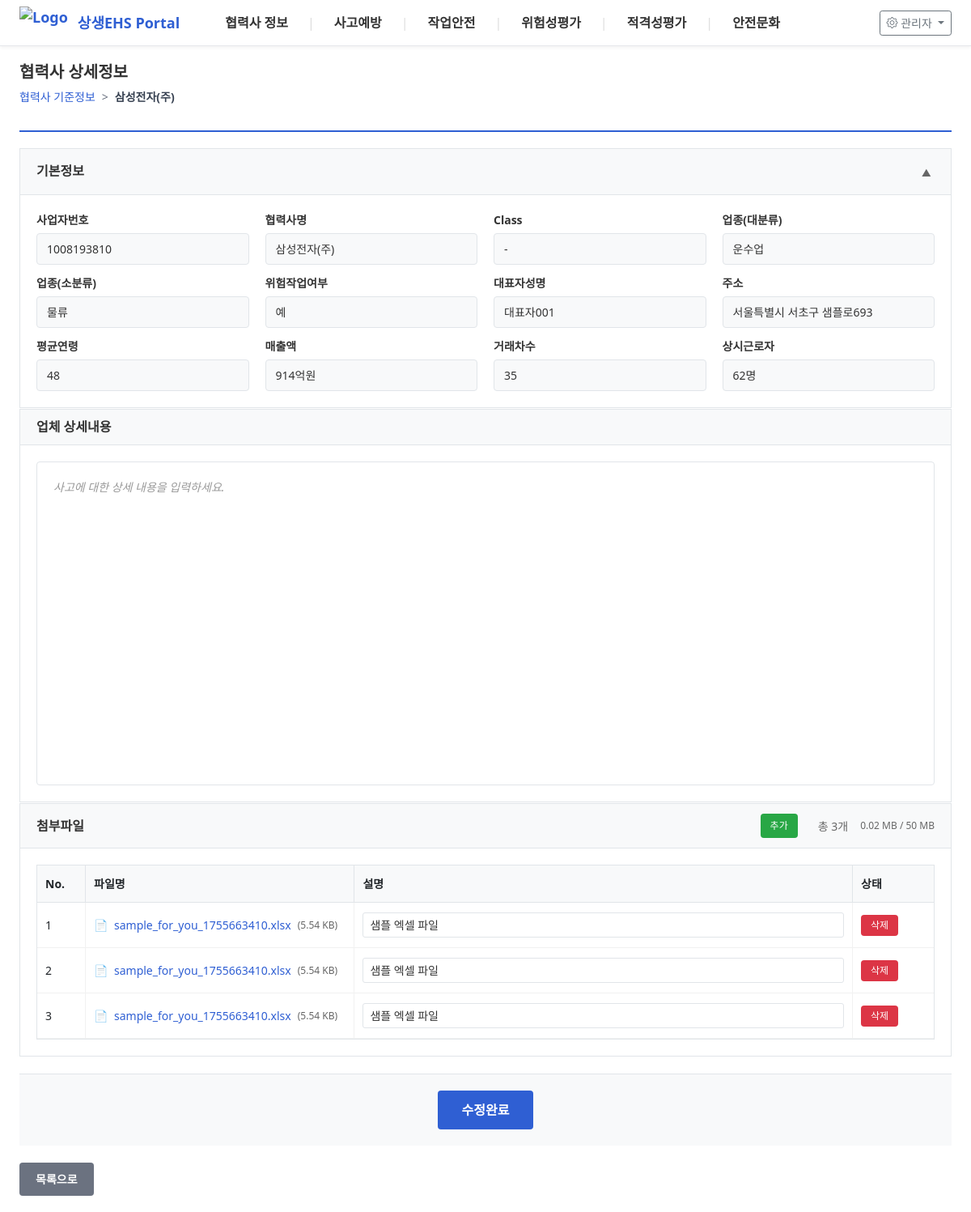
The page /partner-detail/1008193810 on the database as committed earlier.
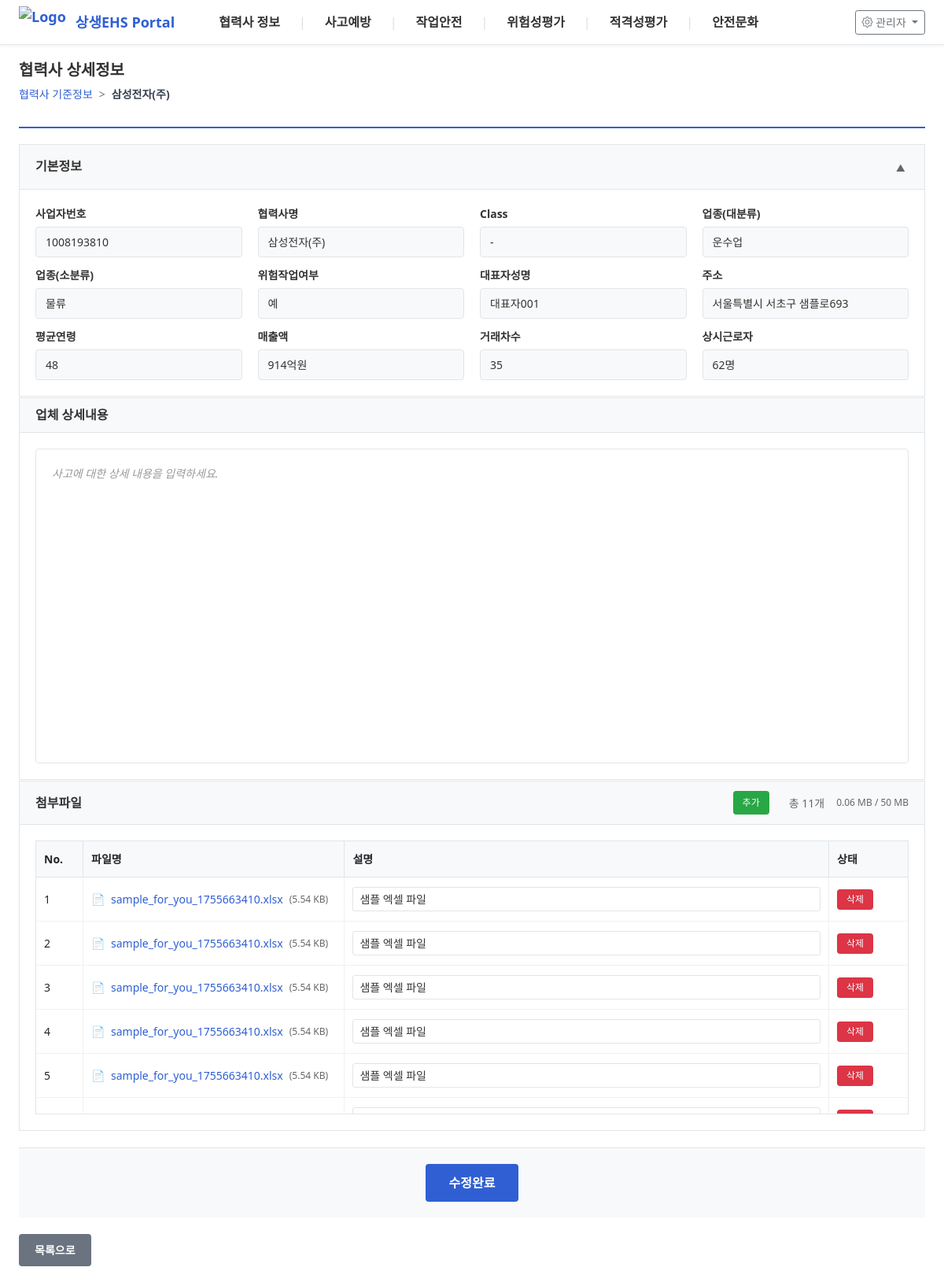
The same page on the database as committed later.
### tables this page shows
CREATE TABLE partners_cache (
                    business_number TEXT PRIMARY KEY,
                    company_name TEXT NOT NULL,
                    partner_class TEXT,
                    business_type_major TEXT,
                    business_type_minor TEXT,
                    hazard_work_flag TEXT,
                    representative TEXT,
                    address TEXT,
                    average_age INTEGER,
                    annual_revenue BIGINT,
                    transaction_count TEXT,
                    permanent_workers INTEGER,
                    synced_at DATETIME DEFAULT CURRENT_TIMESTAMP,
                    is_deleted INTEGER DEFAULT 0
                );

CREATE TABLE partner_attachments (
                id INTEGER PRIMARY KEY AUTOINCREMENT,
                business_number TEXT NOT NULL,
                file_name TEXT NOT NULL,
                file_path TEXT NOT NULL,
                file_size INTEGER,
                upload_date DATETIME DEFAULT CURRENT_TIMESTAMP,
                description TEXT,
                uploaded_by TEXT
            );

### app.py (the view)
@app.route("/partner/<business_number>")
@app.route("/partner-detail/<business_number>")
def partner_detail(business_number):
    logging.info(f"협력사 상세 정보 조회: {business_number}")
    partner = partner_manager.get_partner_by_business_number(business_number)
    if not partner:
        logging.warning(f"협력사를 찾을 수 없습니다: {business_number}")
        return "협력사 정보를 찾을 수 없습니다.", 404
    conn = partner_manager.db_config.get_sqlite_connection()
    conn.row_factory = sqlite3.Row
    attachments = conn.execute("""
        SELECT * FROM partner_attachments
        WHERE business_number = ?
        ORDER BY upload_date DESC
    """, (business_number,)).fetchall()
    conn.close()
    logging.info(f"협력사 {business_number} ({partner['company_name']}) 상세 페이지 로드 - 첨부파일 {len(attachments)}개")
    is_popup = request.args.get('popup') == '1'
    return render_template('partner-detail.html',
                         partner=partner,
                         attachments=attachments,
                         menu=MENU_CONFIG,
                         is_popup=is_popup,
                         board_type='partner')  # 게시판 타입 전달

### app.py (called while the page is built, shortened)
def init_sample_data():
    conn = partner_manager.db_config.get_sqlite_connection()
    cursor = conn.cursor()
    try:
        cursor.execute("SELECT COUNT(*) FROM partners_cache")
        count = cursor.fetchone()[0]
        cursor.execute("PRAGMA table_info(partners_cache)")
        columns = [col[1] for col in cursor.fetchall()]
        if count > 0:
            conn.close()
            return
    except Exception as e:
        logging.warning(f"데이터 확인 중 오류: {e}")

@app.before_request
def before_request():
    if request.path != '/data-recovery':
        init_db()

@app.after_request
def add_header(response):
    response.headers['Cache-Control'] = 'no-cache, no-store, must-revalidate'
    response.headers['Pragma'] = 'no-cache'
    response.headers['Expires'] = '0'
    return response

### database_config.py (called while the page is built)
    def get_partner_by_business_number(self, business_number):
        conn = sqlite3.connect(self.local_db_path)
        conn.row_factory = sqlite3.Row
        query = '''
            SELECT
                pc.*,
                pd.detailed_content,
                pd.updated_at as detail_updated_at
            FROM partners_cache pc
            LEFT JOIN partner_details pd ON pc.business_number = pd.business_number
            WHERE pc.business_number = ?
        '''
        partner = conn.execute(query, (business_number,)).fetchone()
        conn.close()
        return partner

    def get_sqlite_connection(self):
        return sqlite3.connect(self.local_db_path)

### templates/partner-detail.html (shortened to what this page needs)
{% if is_popup %}
{% extends "popup-base.html" %}
{% else %}
{% extends "base.html" %}
{% endif %}
{% block content %}
{% if not is_popup %}
<div class="page-header">
    <h2 class="page-title">협력사 상세정보</h2>
    <div class="breadcrumb">
        <a href="{{ url_for('page_view', url='partner-standards') }}">협력사 기준정보</a>
        <span class="separator">></span>
        <span class="current">{{ partner.company_name }}</span>
    </div>
</div>
{% endif %}
<div class="partner-detail-container">
    <div class="section basic-info-section">
        <div class="section-header">
            <h3 class="section-title">기본정보</h3>
            <button class="collapse-btn" onclick="toggleSection('basic-info')">
                <span class="collapse-icon">▲</span>
            </button>
        </div>
        <div class="section-content" id="basic-info-content">
            <div class="info-table">
                <div class="info-row">
                    <div class="info-cell">
                        <label>사업자번호</label>
                        <div class="value">{{ partner.business_number or '-' }}</div>
                    </div>
                    <div class="info-cell">
                        <label>협력사명</label>
                        <div class="value">{{ partner.company_name }}</div>
                    </div>
                    <div class="info-cell">
                        <label>Class</label>
                        <div class="value">{{ partner.partner_class or '-' }}</div>
                    </div>
                    <div class="info-cell">
                        <label>업종(대분류)</label>
                        <div class="value">{{ partner.business_type_major or '-' }}</div>
                    </div>
                </div>
                <div class="info-row">
                    <div class="info-cell">
                        <label>업종(소분류)</label>
                        <div class="value">{{ partner.business_type_minor or '-' }}</div>
                    </div>
                    <div class="info-cell">
                        <label>위험작업여부</label>
                        <div class="value">{{ '예' if partner.hazard_work_flag == 'O' else '아니오' if partner.hazard_work_flag == 'X' else '-' }}</div>
                    </div>
                    <div class="info-cell">
                        <label>대표자성명</label>
                        <div class="value">{{ partner.representative or '-' }}</div>
                    </div>
                    <div class="info-cell">
                        <label>주소</label>
                        <div class="value">{{ partner.address or '-' }}</div>
                    </div>
                </div>
                <div class="info-row">
                    <div class="info-cell">
                        <label>평균연령</label>
                        <div class="value">{{ partner.average_age if partner.average_age else '-' }}</div>
                    </div>
                    <div class="info-cell">
                        <label>매출액</label>
                        <div class="value">{{ "{:,}".format(partner.annual_revenue // 100000000) if partner.annual_revenue else '-' }}억원</div>
                    </div>
                    <div class="info-cell">
                        <label>거래차수</label>
                        <div class="value">{{ partner.transaction_count or '-' }}</div>
                    </div>
                    <div class="info-cell">
                        <label>상시근로자</label>
                        <div class="value">{{ partner.permanent_workers if partner.permanent_workers else '-' }}명</div>
                    </div>
                </div>
            </div>
        </div>
    </div>
    <div class="section detail-content-section">
        <div class="section-header">
            <h3 class="section-title">업체 상세내용</h3>
        </div>
        <div class="section-content">
            <div class="content-editor">
                <div id="detailed-content"
                     class="editable-content"
                     contenteditable="true"
                     placeholder="사고에 대한 상세 내용을 입력하세요.">{{ partner.detailed_content | safe if partner.detailed_content else '' }}</div>
            </div>
        </div>
    </div>
    <div class="section attachments-section">
        <div class="section-header">
            <h3 class="section-title">첨부파일</h3>
            <button class="btn-add-file" onclick="document.getElementById('file-input').click();">추가</button>
            <span class="file-count">총 <span id="file-count">{{ attachments|length }}</span>개</span>
            <span class="file-size"><span id="file-size">{{ (attachments | sum(attribute='file_size') / 1024 / 1024) | round(2) }}</span> MB / 50 MB</span>
        </div>
        <div class="section-content">
            <div class="attachments-table">
                <div class="table-header">
                    <div class="col-no">No.</div>
                    <div class="col-file">파일명</div>
                    <div class="col-desc">설명</div>
                    <div class="col-action">상태</div>
                </div>
                <div class="table-body" id="attachments-tbody">
                    {% for attachment in attachments %}
                    <div class="table-row" data-id="{{ attachment.id }}">
                        <div class="col-no">{{ loop.index }}</div>
                        <div class="col-file">
                            <span class="file-icon">📄</span>
                            <a href="/download/{{ attachment.id }}" class="file-link" download>{{ attachment.file_name }}</a>
                            <span class="file-size">({{ (attachment.file_size / 1024) | round(2) }} KB)</span>
                        </div>
                        <div class="col-desc">
                            <input type="text" value="{{ attachment.description or '' }}" placeholder="설명을 입력하세요" class="attachment-desc">
                        </div>
                        <div class="col-action">
                            <button class="btn-delete" onclick="deleteAttachment(this)">삭제</button>
                        </div>
                    </div>
                    {% else %}
                    <div class="table-row no-data" id="no-data-row">
                        <div class="col-full">등록된 첨부파일이 없습니다.</div>
                    </div>
                    {% endfor %}
                </div>
            </div>
        </div>
    </div>
    <div class="save-section">
        <button class="btn-save" onclick="showPasswordModal()">수정완료</button>
    </div>
    {% if not is_popup %}
    <div class="action-buttons">
        <a href="{{ url_for('page_view', url='partner-standards') }}" class="btn-back">목록으로</a>
    </div>
    {% endif %}
</div>
{% endblock %}

### templates/base.html (shortened to what this page needs)
<!DOCTYPE html>
<html lang="ko">
<head>
    <link href="https://cdn.jsdelivr.net/npm/bootstrap@5.1.3/dist/css/bootstrap.min.css" rel="stylesheet">
    <link href="https://cdn.jsdelivr.net/npm/bootstrap-icons@1.8.1/font/bootstrap-icons.css" rel="stylesheet">
</head>
<body>
    <nav class="topbar">
      <div class="topbar-inner">
        <a class="brand" href="{{ url_for('index') }}">
          <img src="/static/logo-sample.png" alt="Logo" class="logo-img">
          상생EHS Portal
        </a>
        <ul class="nav-main" role="menubar" aria-label="메인 메뉴">
          {% set active_slug = (request.view_args.get('url') if request.view_args else '') %}
          {% for m in menu %}
          {% set is_active = false %}
          {% for sm in m.submenu %}
            {% if active_slug == sm.url %}
              {% set is_active = true %}
            {% endif %}
          {% endfor %}
          <li class="nav-item has-sub{% if is_active %} is-active{% endif %}">
            <a class="nav-link"
               href="#"
               role="menuitem"
               aria-haspopup="true"
               aria-expanded="false">{{ m.title }}</a>
          </li>
          {% if not loop.last %}
          <li class="sep" aria-hidden="true">|</li>
          {% endif %}
          {% endfor %}
        </ul>
        <div class="admin-tools">
          <div class="dropdown">
            <button class="btn btn-sm btn-outline-secondary dropdown-toggle" type="button" id="adminMenu" data-bs-toggle="dropdown" aria-expanded="false">
              <i class="bi bi-gear"></i> 관리자
            </button>
          </div>
        </div>
      </div>
    </nav>
    {% if request.endpoint != 'index' %}
    <div class="container">
    {% endif %}
    {% block content %}{% endblock %}
    {% if request.endpoint != 'index' %}
    </div>
    {% endif %}
</body>
</html>

### templates/base.html (style rules this page uses)
html, body { overflow-x: hidden; width: 100%; max-width: 100vw; }
.topbar { background: #ffffff; border-bottom: 1px solid #e5e7eb; box-shadow: 0 2px 4px rgba(0,0,0,0.05); z-index: 9999; position: relative; }
.topbar-inner { max-width: none; margin: 0; height: 56px; display: flex; align-items: center; gap: 16px; padding: 0 24px; justify-content: space-between; }
.admin-tools { margin-left: auto; }
.logo-img { height: 40px; width: auto; margin-right: 12px; }
.brand { color: #2f5fd3; font-weight: 600; text-decoration: none; font-size: 18px; margin-right: 24px; display: flex; align-items: center; }
.nav-main { list-style: none; display: flex; align-items: stretch; gap: 0; margin: 0; padding: 0; flex: 1; }
.nav-item { position: relative; }
.nav-link { color: #333; text-decoration: none; font-weight: 700; padding: 10px 16px; display: block; line-height: 28px; transition: color 0.2s ease; cursor: pointer; }
.sep { color: #ddd; align-self: center; padding: 0 8px; user-select: none; }
.container { max-width: none; margin: 20px 24px; padding: 0; width: calc(100% - 48px); box-sizing: border-box; }

Rows that differ between the two databases and show on the page:
added partner_attachments: file_name "sample_for_you_1755663410.xlsx", (attachment.file_size/1024)|round(2) "5.54", description "샘플 엑셀 파일"
added partner_attachments: file_name "sample_for_you_1755663410.xlsx", (attachment.file_size/1024)|round(2) "5.54", description "샘플 엑셀 파일"
added partner_attachments: description "샘플 엑셀 파일"
Other text that changed with them:
{{ attachments|length }}: "3" → "11"
{{ (attachments | sum(attribute='file_size') / 1024 / 1024) | round(2) }}: "0.02" → "0.06"
